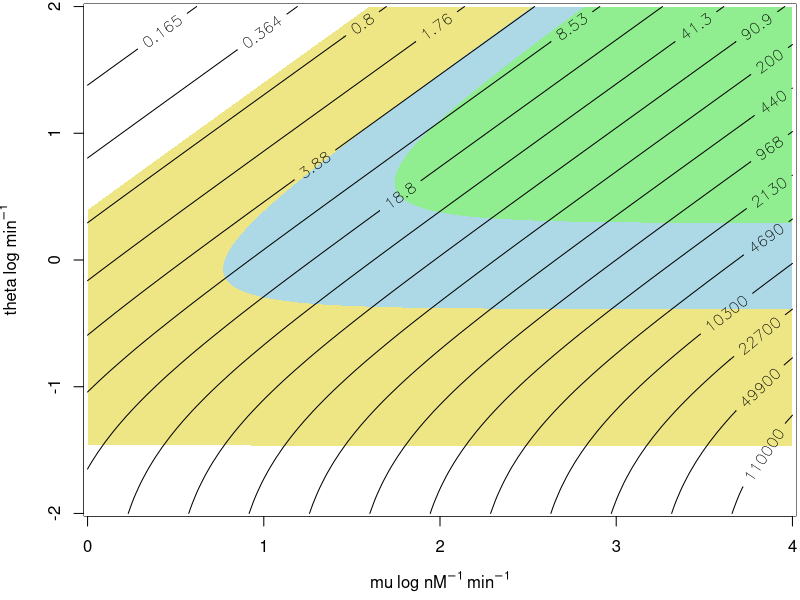
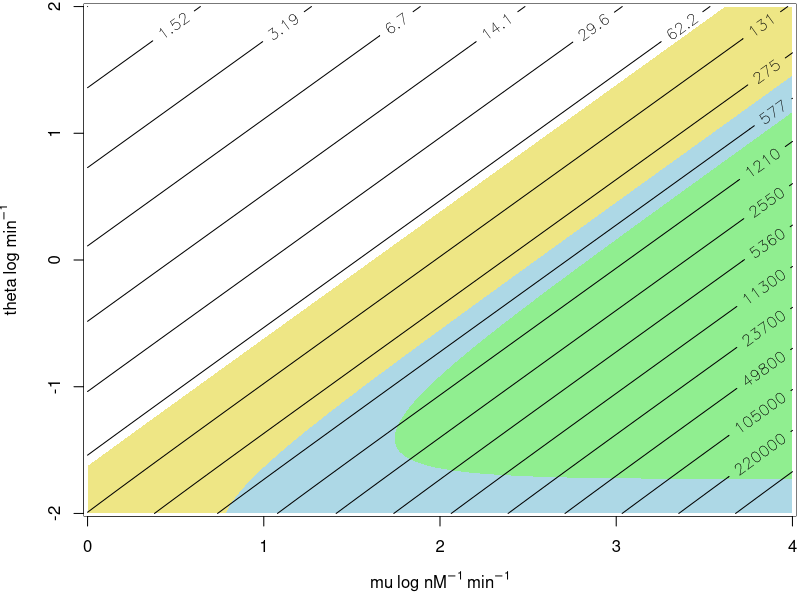

Source code (R) for these figures, in order:
# A universal biomolecular integral feedback controller for robust perfect adaptation
# Stephanie K. Aoki, Gabriele Lillacci, Ankit Gupta, Armin Baumschlager, David Schweingruber & Mustafa Khammash

# Simulations presented in Extended Data Figures 1b and 1c

# Clean up & initialize
rm (list = ls ())
graphics.off ()

# Fixed parameters
da = c (log(2)/25, log(2)/120, log(2)/1440)
w = 5*da[1]
k5 = 0.5*da[1]
k3 = 0.05

# Define number of points of grid in each dimesion
N = c (100, 100, 100)

# Create grid of log-spaced values for variable parameters
mu_seq = 10^(seq (log10 (1e-0), log10 (1e4), length.out = N[1]))
theta_seq = 10^(seq (log10 (1e-2), log10 (1e2), length.out = N[2]))
k_seq = 10^(seq (log10 (1e-2), log10 (1e2), length.out = N[3]))

## The following section will loop through the 3-dimensional parameter grid for mu, theta and k
## and evaluate the steady-state error at each point

# Preallocate array to store the essr and the ssy0
essr = array (0, c(N, 3))
ssy0 = array (0, c(N, 3))

for (i in seq (1, N[1]))
{
	for (j in seq (1, N[2]))
	{
		for (k in seq (1, N[3]))
		{
			# Set sequence values to current parameter values
			k1 = mu_seq[i]
			k2 = theta_seq[j]
			k4 = k_seq[k]
			
			for (z in seq (1,3))
			{
				# Set d to the current 
				d = da[z]
				
				# Analytical steady state WITH disturbance
				ssyw = (2*d*k1*k4)/((d+w+k5)*(d^2-k1*k3 + sqrt((d^2 + k1*k3)^2 + (4*d*k1*k2*k3*k4)/(d + w + k5))))
				# Analytical steady state WIHTOUT disturbance
				ssynw = (2*d*k1*k4)/((d+k5)*(d^2-k1*k3+sqrt(d^4+(k1^2*k3^2)+2*d*k1*k3*(d+(2*k2*k4)/(d+k5)))))
				
				# Calculate and store the essr
				essr[i,j,k,z] = (ssynw-ssyw)/ssynw
				# Store the disturbance-free steady state
				ssy0[i,j,k,z] = ssynw
			}
		}
	}
}

# Display the percentage of grid points with error less than 5%
cat ('\n\nPercentage of grid points with less than 5% relative error:\n')
cat (sum(essr<0.05)/length(essr))
cat ('\n')


## Plotting function. This function will generate a 2-d plot showing a slice of the 3D parameter grid,
## i.e. a 2D plot for a fixed value of k. The argument s is the index of k_seq containing the value of k to plot.
anifun = function (s) 
{
	# Init graphic device
	quartz (width = 7, height = 5)
	par (mar = c (4, 4, 0, 0) + 0.2)
	# Set axes labels
	xl = expression ('mu' ~ 'log nM'^-1 ~ 'min'^-1)
	yl = expression ('theta' ~ 'log min'^-1)
	# Call empty plot
	image (log10(mu_seq), log10(theta_seq), essr[,,s,1], col = 'white', xlab = xl, ylab = yl, main = NA)
	# Add region of essr < 0.05 for mammalian cells
	.filled.contour(log10(mu_seq), log10(theta_seq), essr[,,s,3], levels = c(0, 0.05), col = c('khaki2', 'white'))
	# Add region of essr < 0.05 for yeast
	.filled.contour(log10(mu_seq), log10(theta_seq), essr[,,s,2], levels = c(0, 0.05), col = c('lightblue', 'white'))
	# Add region of essr < 0.05 for bacteria
	.filled.contour(log10(mu_seq), log10(theta_seq), essr[,,s,1], levels = c(0, 0.05), col = c('lightgreen', 'white'))
	# Calculate levels for contours of ssy0
	levs = 10^(seq( log10 (min(ssy0[,,s,1])), log10(max(ssy0[,,s,1])), length.out = 20))
	levs = signif (levs, 3)
	# Add contour plots of ssy0
	contour(log10(mu_seq), log10(theta_seq), ssy0[,,s,1], levels = levs, labcex = 1, add=T)
}


## Plot the figures in the paper
## This generates extended data fig. 1b
anifun(15)
## This generates extended data fig. 1c
anifun(65)